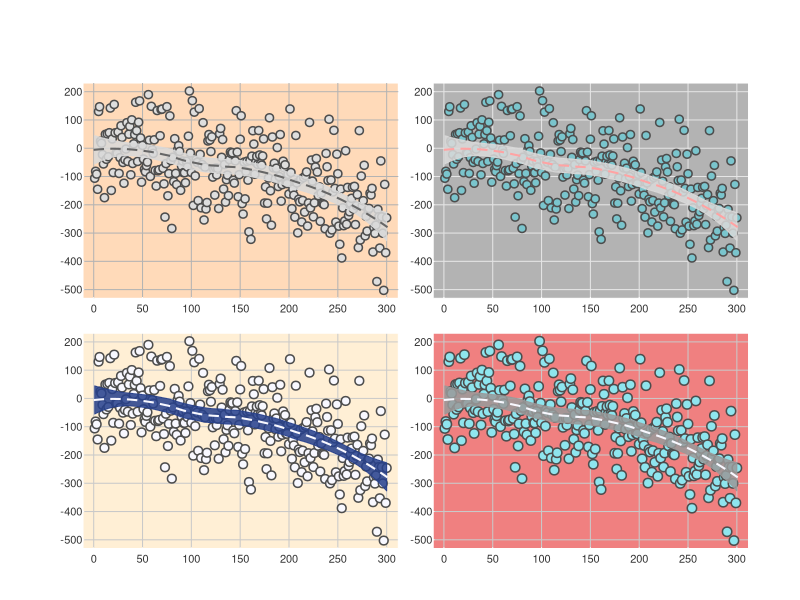

Write the R code that produced this figure.
 
  
### override default mgp in par to make better ticks
par.gill <- function(..., mgp=c(0,.05,-.05)) {
  par(..., mgp=mgp)
}

### Michael Gill's brilliant function to make transparent colors
makeTransparent<-function(someColor, alpha)
{
  newColor<-col2rgb(someColor)
  apply(newColor, 2, function(curcoldata){rgb(red=curcoldata[1], green=curcoldata[2],
                                              blue=curcoldata[3],alpha=alpha, maxColorValue=255)})
}

add_legend <- function(...) {
  opar <- par(fig=c(0, 1, 0, 1), oma=c(0, 0, 0, 0), 
              mar=c(0, 0, 0, 0), new=TRUE)
  on.exit(par(opar))
  plot(0, 0, type='n', bty='n', xaxt='n', yaxt='n')
  legend(...)
}

### Loess line with CI overlay
loessCI <- function(x, y, line_col="gray40", t_stat=NULL, span=NULL, trans_level=NULL, poly_col="gray85"){
  loess.color <- poly_col
  y_input <- y
  x_input <- x
  trans_level <- ifelse(is.null(trans_level),220, trans_level)
  t_stat <- ifelse(is.null(t_stat)==T,2,t_stat)
  comp_fit <- loess(y_input ~ x_input, span = ifelse(is.null(span)==T,0.6,span))
  comp_out <- predict(comp_fit, sort(x_input), se=TRUE) 
  comp_lower <- comp_out $fit-t_stat* comp_out$se.fit
  comp_upper <- comp_out $fit+t_stat* comp_out$se.fit
  polygon(c(sort(x_input), rev(sort(x_input))),  c(comp_lower, rev(comp_upper)), col= ifelse(is.null(line_col)==T, makeTransparent(loess.color, trans_level), makeTransparent(loess.color, trans_level)), border= ifelse(is.null(line_col)==T, makeTransparent(loess.color, trans_level), makeTransparent(loess.color, trans_level)))
  lines(x=x_input, y=comp_out$fit, col=line_col, lty=2, lwd=2, lend=2)
}
 
  ### function to produce nice plots
  ### preserves most defaults through "..."
  ### defaults labels to blank, axes to missing, makes points look nice
  plot.gill <- function(..., xlab="", ylab="", xaxt="n", yaxt="n", pch=21, bg="gray87", col="gray30", x_seq = NULL,  y_seq = NULL, bty=NULL, rect_col=NULL, do_axes=NULL, do_seq=T, outer.box=F, outer.box.col="black", grid_col="gray70", point.size=1.3) {
    plot(..., xlab=xlab, ylab=ylab, xaxt=xaxt, yaxt=yaxt, pch=pch, bg=bg,  bty="n")
    rect(par("usr")[1], par("usr")[3], par("usr")[2], par("usr")[4], col = ifelse(is.null(rect_col),"peachpuff1", rect_col), border= ifelse(is.null(rect_col),"white", rect_col))
    # Draw sequences in background
    if(do_seq!=F){
      abline(v= seq(par("xaxp")[1], par("xaxp")[2], length.out=par("xaxp")[3]+1), col=grid_col)
      abline(h= seq(par("yaxp")[1], par("yaxp")[2], length.out= par("yaxp")[3]+1), col=grid_col)
    }
    # Add axis
    axis(side=1,lwd=0, lwd.ticks=1, tck=-0.01, col="white", col.axis="gray20", cex.axis=.8)
    axis(side=2,lwd=0, lwd.ticks=1, tck=-0.01, las=1, col="white", col.axis="gray20", cex.axis=.8)
    # Add points
    points(...,pch=21, bg=bg, col=col, lwd=1.5, cex=point.size)
    # Y/N add box around plot
    if(outer.box==T){
      box(col= outer.box.col)	
    }
  }


### create test data
set.seed(94304)
X <- 1:300
Y <-  .0002*X - .003*X^2 + rnorm(n=length(X), mean=0, sd=100)



### make some sample plots
pdf(file="newpwn.pdf", height=6, width=8)
par.gill(mfrow=c(2,2), oma=c(3,3,3,3), mar=c(.1,2,2,.1)) 
plot.gill(X, Y)
loessCI(X, Y)
 
plot.gill(X, Y, bg="cadetblue3", outer.box =T,outer.box.col="white", rect_col="gray70", grid_col="gray90")
loessCI(X, Y, line_col="#FFA3A3")

plot.gill(X, Y, bg="ghostwhite", outer.box =T,outer.box.col="white", rect_col="papayawhip", grid_col="gray79", point.size=1.4)
loessCI(X, Y, poly_col="royalblue4", line_col="ghostwhite")
 
plot.gill(X, Y, bg="cadetblue2", outer.box =T,outer.box.col="white", rect_col="lightcoral", grid_col="gray79", point.size=1.5)
loessCI(X, Y, poly_col="gray60", line_col="ghostwhite")


dev.off()
